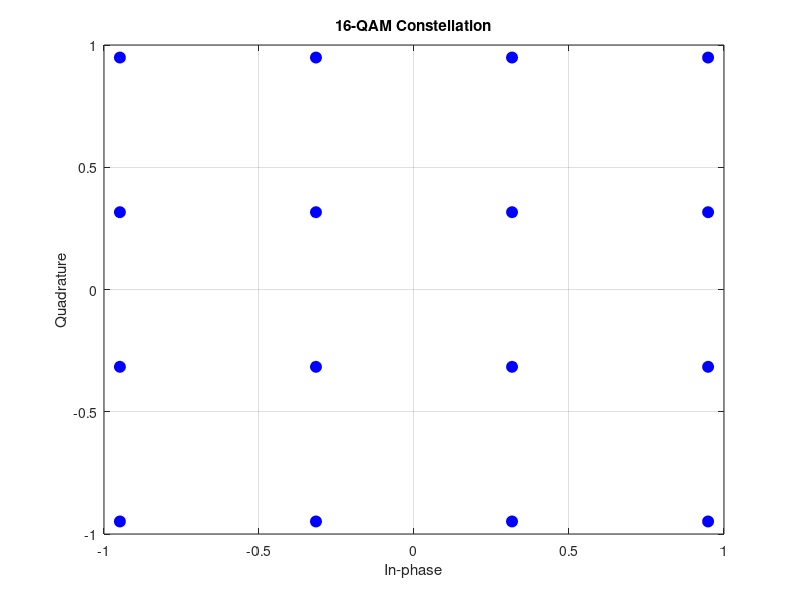

Write the MATLAB code that produced this figure. (Note: this script raises an error after producing the figure.)
clc
clear
tic

%% initial parameters
M = 1000;          %number of symbols
mod_size = 16;     % modulation size, number of bits is log2(mod_size)
p = log2(mod_size);
info_bit = M*p;

SNR_min = 0;
SNR_max = 18;  % in dB
SNR_step = 1; % in dB
Run = 100;    % number of iteration in Monte-Carlo simulation

% Define RAPP PA model parameters
A0 = 1;     % Limiting output amplitude
v = 1;      % Small signal gain
prapp = 3;      % Smoothness parameter

%% Constellation generation
if mod_size == 4
    constellation = (1/sqrt(2)).*[-1-1j , -1+1j , 1-1j , 1+1j];  

    elseif mod_size == 16
    constellation = (1/sqrt(10)).*[-3 - 3j , -3 - 1j , -3 + 3j , -3 + 1j ,...
                     -1 - 3j , -1 - 1j , -1 + 3j , -1 + 1j ,...
                     3 - 3j , 3 - 1j , 3 + 3j , 3 + 1j ,...
                     1 - 3j , 1 - 1j , 1 + 3j , 1 + 1j];
else
    % This is for 64QAM but can be used to higher modulations like 256QAM
    % by changing the axis value
    axis = (1/sqrt(42)).*[-7 , -5 , -1 , -3 , 7 , 5 , 1 , 3];
    aaa = repmat(axis.' , [1 , sqrt(mod_size)]);
    bbb = repmat(axis , [sqrt(mod_size) , 1]);
    constellation = aaa + 1j*bbb;
    constellation = constellation.';
    constellation = constellation(:).';
end

%% constellation graph 
figure;
plot(real(constellation), imag(constellation), 'bo', 'MarkerFaceColor','b', 'MarkerSize',8);
grid on;
xlabel('In-phase');
ylabel('Quadrature');
title('16-QAM Constellation');
%axis equal;


%% error vectors initialization
Error2 = zeros(((SNR_max - SNR_min)/SNR_step) + 1 , Run);

for run = 1 : Run
    run
%% Information bit generation
tx_info_bits = randi([0 1] , info_bit , 1); % generate random information bits

%% bit to symbol mapping
d1 = reshape(tx_info_bits , [p , length(tx_info_bits)/p]);         % produce matrix with p row at each column
decimal= bin2dec(num2str(d1.'));       % decimal value of bits
tx_symbols = constellation(decimal + 1).';        % symbols

%RAPP model addition 
modulated_signal_amp = abs(tx_symbols);
modulated_signal_phs = angle(tx_symbols);
modulated_signal_PA = RAPP_PA(modulated_signal_amp, A0, v, prapp);
modulated_signal_RAPP = modulated_signal_PA .* exp(1j * modulated_signal_phs); % Recombine

% tx_symbols = qammod(tx_info_bits , mod_size, "gray" , "InputType" , "bit" , "UnitAveragePower", true);

%% Adding AWGN noise 
Es = 1/p;    % average QAM symbol energy to bit energy

% Error vector initiations
Error1 = zeros(1 , ((SNR_max - SNR_min)/SNR_step) + 1);

cn = 1;   % counter for computing SNR
for SNR_dB = SNR_min : SNR_step : SNR_max
N0 = Es/(10^((SNR_dB)/10));
noise = sqrt(N0/2)*(randn(M , 1) + 1i*randn(M , 1));

%% Received signal
r = modulated_signal_RAPP + noise;

%% Symbol-to-bit mapping
   D = zeros(M , mod_size);
   % finding distance from all constellation points
   for ii = 1 : M
       for k = 1 : mod_size
           %D(ii , k) = distance([real(constellation(k)) , imag(constellation(k))] , [real(r(ii)) , imag(r(ii))]);
           D(ii, k) = abs(constellation(k) - r(ii));
       end
   end
   % Finding minimum index of distance e.g, 1 : p
   [~ , ind] = min(D ,[] , 2);

   bits_coded1 = (de2bi(ind - 1 , p,  'left-msb'))';    % changing numbers into binary. e.g. 3 = 11
   bits_hat = bits_coded1(:);

 % bits_hat = qamdemod(r , mod_size, "gray", "OutputType","bit", "UnitAveragePower", true);

%% Error rate calculation
Error1(cn) = (sum(tx_info_bits ~= bits_hat))/info_bit;

cn = cn + 1;
 end    % end for the SNR

 Error2(: , run) = Error1;

 end  % end for the run

%% Modulated signal 
figure;
plot(real(tx_symbols), imag(tx_symbols), 'bo', 'MarkerFaceColor','b', 'MarkerSize',8);
grid on;
xlabel('In-phase');
ylabel('Quadrature');
title('16-QAM Signal');
SNR_plot = SNR_min : SNR_step : SNR_max;
figure;
%SER theory
[BER_theory , SER_theory] = berawgn(SNR_plot , 'QAM' , mod_size);
semilogy(SNR_plot , BER_theory)
hold on

%% BER
Error = mean(Error2 , 2);
semilogy(SNR_plot , Error , '--r')
hold on

xlabel('Eb/N0 (dB)')
ylabel('BER')
grid on
% Add legend for clarity
legend('Theoretical BER','Simulated BER','Location','southwest')
toc
